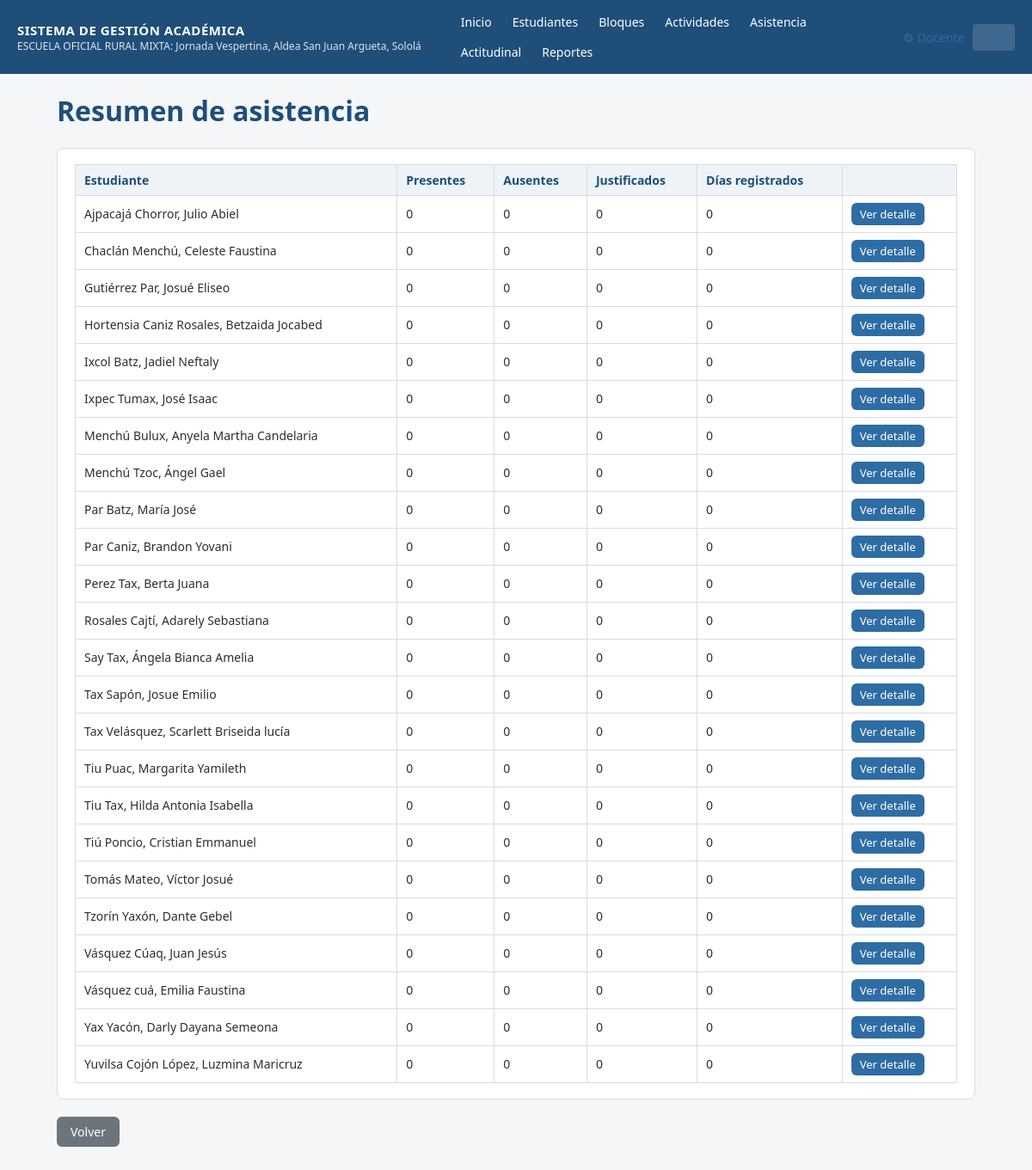
The app's page /asistencia/resumen (signed in) with its own data.
### tables this page shows
CREATE TABLE configuracion (
    clave TEXT PRIMARY KEY,
    valor TEXT
);

CREATE TABLE estudiantes (
    id INTEGER PRIMARY KEY AUTOINCREMENT,
    clave TEXT UNIQUE NOT NULL,
    nombres TEXT NOT NULL,
    apellidos TEXT NOT NULL,
    grado TEXT NOT NULL DEFAULT 'Segundo Grado',
    seccion TEXT NOT NULL DEFAULT 'A',
    estado TEXT NOT NULL DEFAULT 'activo'
);

### app.py (the view)
@app.route("/asistencia/resumen")
@login_required
def asistencia_resumen():
    resumen = query(
        """SELECT e.id, e.nombres, e.apellidos,
                  SUM(CASE WHEN a.estado='Presente' THEN 1 ELSE 0 END) presentes,
                  SUM(CASE WHEN a.estado='Ausente' THEN 1 ELSE 0 END) ausentes,
                  SUM(CASE WHEN a.estado='Justificado' THEN 1 ELSE 0 END) justificados,
                  COUNT(a.id) total
           FROM estudiantes e
           LEFT JOIN asistencia a ON a.estudiante_id = e.id
           WHERE e.estado='activo'
           GROUP BY e.id ORDER BY e.apellidos, e.nombres"""
    )
    dias_no_lectivos = query("SELECT * FROM dias_no_lectivos ORDER BY fecha DESC")
    return render_template("asistencia_resumen.html", resumen=resumen, dias_no_lectivos=dias_no_lectivos)

### app.py (called while the page is built)
def get_db():
    if "db" not in g:
        g.db = sqlite3.connect(DB_PATH)
        g.db.row_factory = sqlite3.Row
        g.db.execute("PRAGMA foreign_keys = ON")
    return g.db

def query(sql, args=(), one=False):
    cur = get_db().execute(sql, args)
    rows = cur.fetchall()
    return (rows[0] if rows else None) if one else rows

def login_required(view):
    @wraps(view)
    def wrapped(*args, **kwargs):
        if not session.get("usuario_id"):
            return redirect(url_for("login"))
        return view(*args, **kwargs)
    return wrapped

@app.context_processor
def inject_globals():
    cfg = {row["clave"]: row["valor"] for row in query("SELECT clave, valor FROM configuracion")}
    return dict(config=cfg, docente_nombre=session.get("nombre"))

### templates/asistencia_resumen.html (shortened to what this page needs)
{% extends "base.html" %}
{% block content %}
<h1>Resumen de asistencia</h1>
<div class="card">
<table>
    <tr><th>Estudiante</th><th>Presentes</th><th>Ausentes</th><th>Justificados</th><th>Días registrados</th><th></th></tr>
    {% for r in resumen %}
    <tr>
        <td>{{ r.apellidos }}, {{ r.nombres }}</td>
        <td>{{ r.presentes or 0 }}</td>
        <td>{{ r.ausentes or 0 }}</td>
        <td>{{ r.justificados or 0 }}</td>
        <td>{{ r.total or 0 }}</td>
        <td><a class="btn btn-sm no-print" href="{{ url_for('asistencia_detalle', estudiante_id=r.id) }}">Ver detalle</a></td>
    </tr>
    {% endfor %}
</table>
</div>
<a class="btn btn-secondary no-print" href="{{ url_for('asistencia') }}">Volver</a>
{% endblock %}

### templates/base.html (shortened to what this page needs)
<!DOCTYPE html>
<html lang="es">
<head>
<link rel="stylesheet" href="{{ url_for('static', filename='style.css') }}">
</head>
<body>
{% if session.get('usuario_id') %}
<header class="topbar no-print">
    <div class="brand">
        <span class="brand-title">SISTEMA DE GESTIÓN ACADÉMICA</span>
        <span class="brand-sub">{{ config.get('nombre_establecimiento','') }}</span>
    </div>
    <nav>
        <a href="{{ url_for('dashboard') }}">Inicio</a>
        <a href="{{ url_for('estudiantes_lista') }}">Estudiantes</a>
        <a href="{{ url_for('bloques') }}">Bloques</a>
        <a href="{{ url_for('actividades_lista') }}">Actividades</a>
        <a href="{{ url_for('asistencia') }}">Asistencia</a>
        <a href="{{ url_for('actitudinal') }}">Actitudinal</a>
        <a href="{{ url_for('reportes_index') }}">Reportes</a>
    </nav>
    <div class="user-box">
        <a href="{{ url_for('configuracion') }}" title="Mi cuenta y áreas/cursos">⚙ {{ docente_nombre }}</a>
        <a href="{{ url_for('logout') }}" class="logout">Salir</a>
    </div>
</header>
{% endif %}
<main class="container">
    {% block content %}{% endblock %}
</main>
</body>
</html>

### static/style.css (style rules this page uses)
:root { --azul: #1f4e79; --azul-claro: #2e6da4; --gris: #f4f6f8; --borde: #d7dde3; --verde: #2e7d32; --rojo: #c62828; --texto: #2b2f33; }
* { box-sizing: border-box; }
body { margin: 0; font-family: "Segoe UI", Arial, sans-serif; background: var(--gris); color: var(--texto); }
a { color: var(--azul-claro); text-decoration: none; }
.topbar { background: var(--azul); color: #fff; display: flex; align-items: center; flex-wrap: wrap; gap: 16px; padding: 10px 20px; }
.brand { display: flex; flex-direction: column; margin-right: 20px; }
.brand-title { font-weight: 700; font-size: 15px; letter-spacing: .5px; }
.brand-sub { font-size: 12px; opacity: .85; }
.topbar nav { display: flex; flex-wrap: wrap; gap: 4px; flex: 1; }
.topbar nav a { color: #fff; padding: 6px 10px; border-radius: 4px; font-size: 14px; }
.user-box { display: flex; align-items: center; gap: 10px; font-size: 14px; }
.logout { background: rgba(255,255,255,.15); padding: 6px 10px; border-radius: 4px; }
.container { max-width: 1100px; margin: 20px auto; padding: 0 16px 60px; }
h1, h2, h3 { color: var(--azul); }
.card { background: #fff; border: 1px solid var(--borde); border-radius: 8px; padding: 18px 20px; margin-bottom: 20px; }
table { border-collapse: collapse; width: 100%; background: #fff; font-size: 14px; }
table th, table td { border: 1px solid var(--borde); padding: 8px 10px; text-align: left; }
table th { background: #eef3f8; color: var(--azul); }
.btn { display: inline-block; background: var(--azul-claro); color: #fff; border: none; padding: 8px 16px; border-radius: 6px; cursor: pointer; font-size: 14px; }
.btn-secondary { background: #6c757d; }
.btn-sm { padding: 4px 10px; font-size: 13px; }

### records on screen
configuracion: get "ESCUELA OFICIAL RURAL MIXTA: Jornada Vespertina, Aldea San Juan Argueta, Sololá"
estudiantes: apellidos "Ajpacajá Chorror", nombres "Julio Abiel", presentes "0", ausentes "0", justificados "0", total "0"
estudiantes: apellidos "Chaclán Menchú", nombres "Celeste Faustina", presentes "0", ausentes "0", justificados "0", total "0"
estudiantes: apellidos "Gutiérrez Par", nombres "Josué Eliseo", presentes "0", ausentes "0", justificados "0", total "0"
estudiantes: apellidos "Hortensia Caniz Rosales", nombres "Betzaida Jocabed", presentes "0", ausentes "0", justificados "0", total "0"
estudiantes: apellidos "Ixcol Batz", nombres "Jadiel Neftaly", presentes "0", ausentes "0", justificados "0", total "0"
estudiantes: apellidos "Ixpec Tumax", nombres "José Isaac", presentes "0", ausentes "0", justificados "0", total "0"
estudiantes: apellidos "Menchú Bulux", nombres "Anyela Martha Candelaria", presentes "0", ausentes "0", justificados "0", total "0"
estudiantes: apellidos "Menchú Tzoc", nombres "Ángel Gael", presentes "0", ausentes "0", justificados "0", total "0"
estudiantes: apellidos "Par Batz", nombres "María José", presentes "0", ausentes "0", justificados "0", total "0"
estudiantes: apellidos "Par Caniz", nombres "Brandon Yovani", presentes "0", ausentes "0", justificados "0", total "0"
estudiantes: apellidos "Perez Tax", nombres "Berta Juana", presentes "0", ausentes "0", justificados "0", total "0"
estudiantes: apellidos "Rosales Cajtí", nombres "Adarely Sebastiana", presentes "0", ausentes "0", justificados "0", total "0"
estudiantes: apellidos "Say Tax", nombres "Ángela Bianca Amelia", presentes "0", ausentes "0", justificados "0", total "0"
estudiantes: apellidos "Tax Sapón", nombres "Josue Emilio", presentes "0", ausentes "0", justificados "0", total "0"
estudiantes: apellidos "Tax Velásquez", nombres "Scarlett Briseida lucía", presentes "0", ausentes "0", justificados "0", total "0"
estudiantes: apellidos "Tiu Puac", nombres "Margarita Yamileth", presentes "0", ausentes "0", justificados "0", total "0"
estudiantes: apellidos "Tiu Tax", nombres "Hilda Antonia Isabella", presentes "0", ausentes "0", justificados "0", total "0"
estudiantes: apellidos "Tiú Poncio", nombres "Cristian Emmanuel", presentes "0", ausentes "0", justificados "0", total "0"
estudiantes: apellidos "Tomás Mateo", nombres "Víctor Josué", presentes "0", ausentes "0", justificados "0", total "0"
estudiantes: apellidos "Tzorín Yaxón", nombres "Dante Gebel", presentes "0", ausentes "0", justificados "0", total "0"
estudiantes: apellidos "Vásquez Cúaq", nombres "Juan Jesús", presentes "0", ausentes "0", justificados "0", total "0"
estudiantes: apellidos "Vásquez cuá", nombres "Emilia Faustina", presentes "0", ausentes "0", justificados "0", total "0"
estudiantes: apellidos "Yax Yacón", nombres "Darly Dayana Semeona", presentes "0", ausentes "0", justificados "0", total "0"
estudiantes: apellidos "Yuvilsa Cojón López", nombres "Luzmina Maricruz", presentes "0", ausentes "0", justificados "0", total "0"

### other values on screen
{{ docente_nombre }} "Docente"
